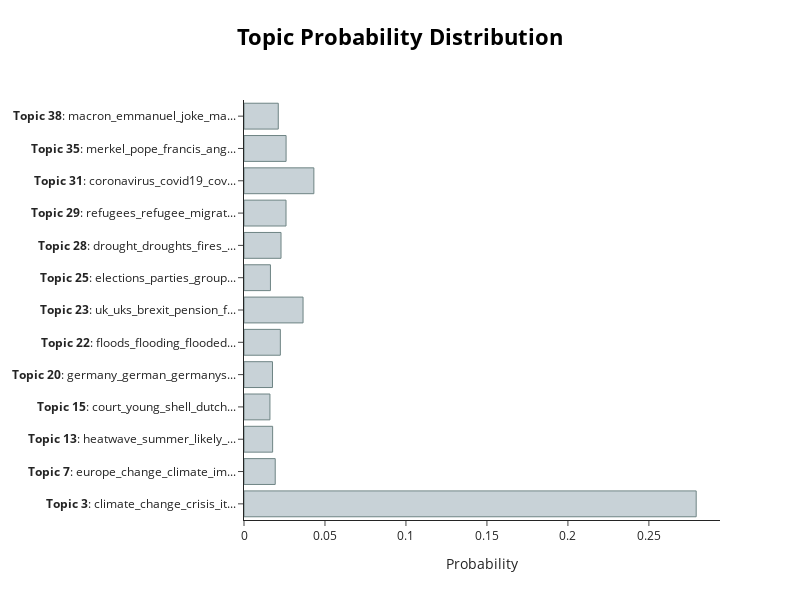

Notebook code for this chart:
### Markdown cell above
## Visualize Topic Probabilities

The variable `probabilities` that is returned from `transform()` or `fit_transform()` can 
be used to understand how confident BERTopic is that certain topics can be found in a document. 

To visualize the distributions, we simply call:

### Code cell
topic_model.visualize_distribution(probs[200], min_probability=0.015)

### Figure 1 — Plotly figure (JSON) as saved in the notebook; plotly's stock layout.template omitted (floating-point values rounded to 4 significant figures)
{"data": [{"marker": {"color": "#C8D2D7", "line": {"color": "#6E8484", "width": 1}}, "orientation": "h", "type": "bar", "x": [0.2792, 0.01928, 0.01768, 0.01602, 0.01759, 0.02244, 0.03646, 0.01632, 0.02287, 0.02594, 0.04314, 0.02599, 0.02116], "y": ["<b>Topic 3</b>: climate_change_crisis_it...", "<b>Topic 7</b>: europe_change_climate_im...", "<b>Topic 13</b>: heatwave_summer_likely_...", "<b>Topic 15</b>: court_young_shell_dutch...", "<b>Topic 20</b>: germany_german_germanys...", "<b>Topic 22</b>: floods_flooding_flooded...", "<b>Topic 23</b>: uk_uks_brexit_pension_f...", "<b>Topic 25</b>: elections_parties_group...", "<b>Topic 28</b>: drought_droughts_fires_...", "<b>Topic 29</b>: refugees_refugee_migrat...", "<b>Topic 31</b>: coronavirus_covid19_cov...", "<b>Topic 35</b>: merkel_pope_francis_ang...", "<b>Topic 38</b>: macron_emmanuel_joke_ma..."]}], "layout": {"height": 600, "hoverlabel": {"bgcolor": "white", "font": {"family": "Rockwell", "size": 16}}, "title": {"font": {"color": "Black", "size": 22}, "text": "<b>Topic Probability Distribution", "x": 0.5, "xanchor": "center", "y": 0.95, "yanchor": "top"}, "width": 800, "xaxis": {"autorange": true, "range": [0, 0.2939], "title": {"text": "Probability"}, "type": "linear"}, "yaxis": {"autorange": true, "range": [-0.5, 12.5], "type": "category"}}}
